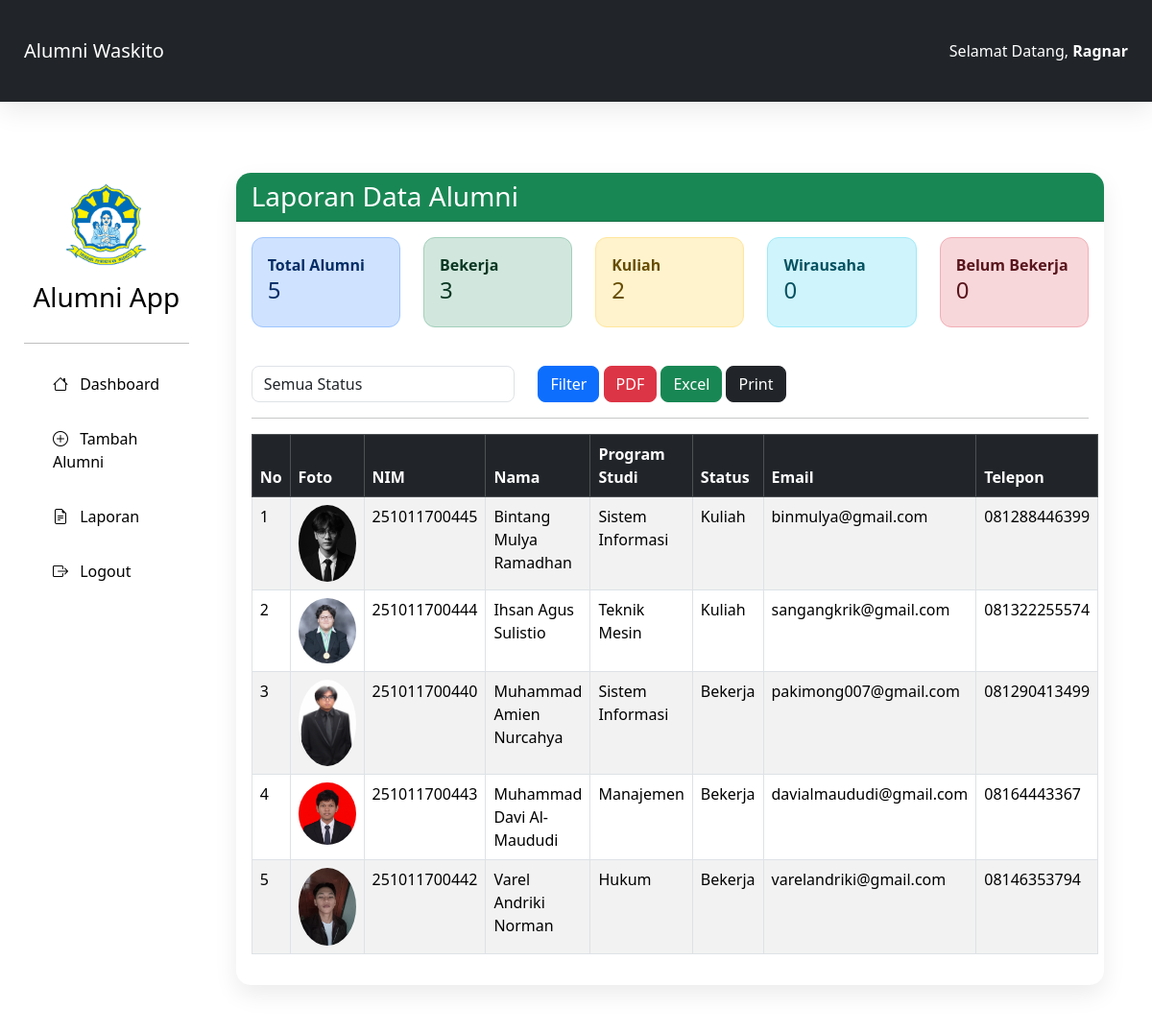
Screenshot of /view/laporan.php (signed in) with the database file from the repository.
### tables this page shows
CREATE TABLE `alumni` (
  `id` bigint(20) NOT NULL,
  `nim` varchar(20) NOT NULL,
  `nama` varchar(100) NOT NULL,
  `jenis_kelamin` enum('Laki-laki','Perempuan') NOT NULL,
  `prodi` varchar(100) NOT NULL,
  `angkatan` year(4) NOT NULL,
  `tahun_lulus` year(4) NOT NULL,
  `email` varchar(100) DEFAULT NULL,
  `telepon` varchar(20) DEFAULT NULL,
  `alamat` text DEFAULT NULL,
  `pekerjaan` varchar(100) DEFAULT NULL,
  `status` enum('Bekerja','Kuliah','Wirausaha','Belum Bekerja') DEFAULT 'Belum Bekerja',
  `foto` varchar(255) DEFAULT 'default.png',
  `created_at` timestamp NOT NULL DEFAULT current_timestamp(),
  `updated_at` timestamp NOT NULL DEFAULT current_timestamp() ON UPDATE current_timestamp()
);

### model/Alumni.php (called while the page is built, shortened)
<?php
class Alumni extends Database
{
    public function tampil()
    {
        $conn = $this->getConnection();
        return mysqli_query($conn,
        "SELECT * FROM alumni ORDER BY nama ASC");
    }
    public function total()
    {
        $conn = $this->getConnection();
        $sql=mysqli_query($conn,
        "SELECT COUNT(*) AS total FROM alumni");
        return mysqli_fetch_assoc($sql);
    }
    public function totalStatus($status)
    {
        $conn = $this->getConnection();
        $sql=mysqli_query($conn,
        "SELECT COUNT(*) AS total
        FROM alumni
        WHERE status='$status'");
        return mysqli_fetch_assoc($sql);
    }
}

### view/laporan.php (the view, shortened to what this page needs)
<?php
require_once "../model/Alumni.php";
include "template/header.php";
include "template/sidebar.php";
$model = new Alumni();
if(isset($_GET['status']) && $_GET['status']!="")
{
    $data = $model->filterStatus($_GET['status']);
}
else
{
    $data = $model->tampil();
}
$total = $model->total()['total'];
$bekerja = $model->totalStatus("Bekerja")['total'];
$kuliah = $model->totalStatus("Kuliah")['total'];
$wirausaha = $model->totalStatus("Wirausaha")['total'];
$belum = $model->totalStatus("Belum Bekerja")['total'];
?>
<div class="container-fluid">
<div class="card shadow">
<div class="card-header bg-success text-white">
<h3 class="mb-0">
Laporan Data Alumni
</h3>
</div>
<div class="card-body">
<div class="row mb-4">
<div class="col">
<div class="alert alert-primary">
<b>Total Alumni</b>
<h4><?= $total ?></h4>
</div>
</div>
<div class="col">
<div class="alert alert-success">
<b>Bekerja</b>
<h4><?= $bekerja ?></h4>
</div>
</div>
<div class="col">
<div class="alert alert-warning">
<b>Kuliah</b>
<h4><?= $kuliah ?></h4>
</div>
</div>
<div class="col">
<div class="alert alert-info">
<b>Wirausaha</b>
<h4><?= $wirausaha ?></h4>
</div>
</div>
<div class="col">
<div class="alert alert-danger">
<b>Belum Bekerja</b>
<h4><?= $belum ?></h4>
</div>
</div>
</div>
<form method="GET">
<div class="row">
<div class="col-md-4">
<select
name="status"
class="form-control">
<option value="">
Semua Status
</option>
</select>
</div>
<div class="col-md-8">
<button
class="btn btn-primary">
Filter
</button>
<a
href="../export/pdf.php"
class="btn btn-danger">
PDF
</a>
<a
href="../export/excel.php"
class="btn btn-success">
Excel
</a>
<button
type="button"
onclick="window.print()"
class="btn btn-dark">
Print
</button>
</div>
</div>
</form>
<hr>
<table class="table table-bordered table-striped">
<thead class="table-dark">
<tr>
<th>No</th>
<th>Foto</th>
<th>NIM</th>
<th>Nama</th>
<th>Program Studi</th>
<th>Status</th>
<th>Email</th>
<th>Telepon</th>
</tr>
</thead>
<tbody>
<?php
$no = 1;
while($row = mysqli_fetch_assoc($data))
{
?>
<tr>
<td><?= $no++ ?></td>
<td>
<img
src="../assets/uploads/<?= $row['foto']; ?>"
width="60">
</td>
<td><?= $row['nim']; ?></td>
<td><?= $row['nama']; ?></td>
<td><?= $row['prodi']; ?></td>
<td><?= $row['status']; ?></td>
<td><?= $row['email']; ?></td>
<td><?= $row['telepon']; ?></td>
</tr>
<?php
}
?>
</tbody>
</table>
</div>
</div>
</div>
<?php
include "template/footer.php";
?>

### assets/css/style.css (style rules this page uses)
* { margin:0; padding:0; box-sizing:border-box; font-family:'Segoe UI',sans-serif; }
body { background:#ffffff; }
.card { border:none; border-radius:15px; }
.card-header { border-radius:15px 15px 0 0 !important; }
.table { background:white; }
.table img { border-radius:50%; object-fit:cover; }
.btn { border-radius:8px; }
.form-control, .form-select { border-radius:8px; }
.alert { border-radius:12px; }
.shadow { box-shadow:0 10px 25px rgba(0,0,0,.08)!important; }
.container-fluid { padding:25px; }

### rows the page displays
alumni: foto (picture), nim "251011700445", nama "Bintang Mulya Ramadhan", prodi "Sistem Informasi", status "Kuliah", email "binmulya@gmail.com", telepon "081288446399"
alumni: foto (picture), nim "251011700444", nama "Ihsan Agus Sulistio", prodi "Teknik Mesin", status "Kuliah", email "sangangkrik@gmail.com", telepon "081322255574"
alumni: foto (picture), nim "251011700440", nama "Muhammad Amien Nurcahya", prodi "Sistem Informasi", status "Bekerja", email "pakimong007@gmail.com", telepon "081290413499"
alumni: foto (picture), nim "251011700443", nama "Muhammad Davi Al-Maududi", prodi "Manajemen", status "Bekerja", email "davialmaududi@gmail.com", telepon "08164443367"
alumni: foto (picture), nim "251011700442", nama "Varel Andriki Norman", prodi "Hukum", status "Bekerja", email "varelandriki@gmail.com", telepon "08146353794"

### other values shown
$_SESSION['nama'] "Ragnar"
$total "5"
$bekerja "3"
$kuliah "2"
$wirausaha "0"
$belum "0"
